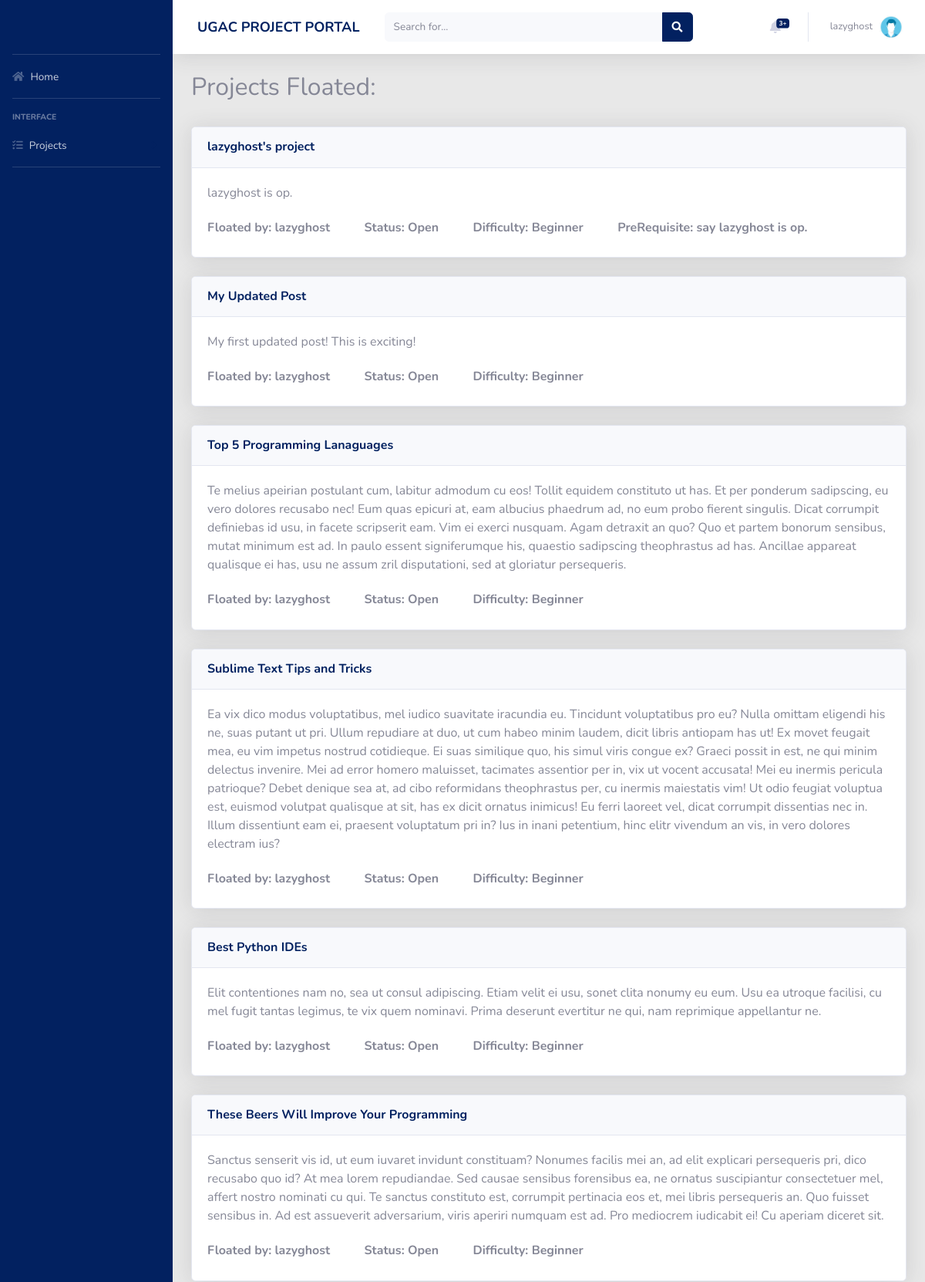
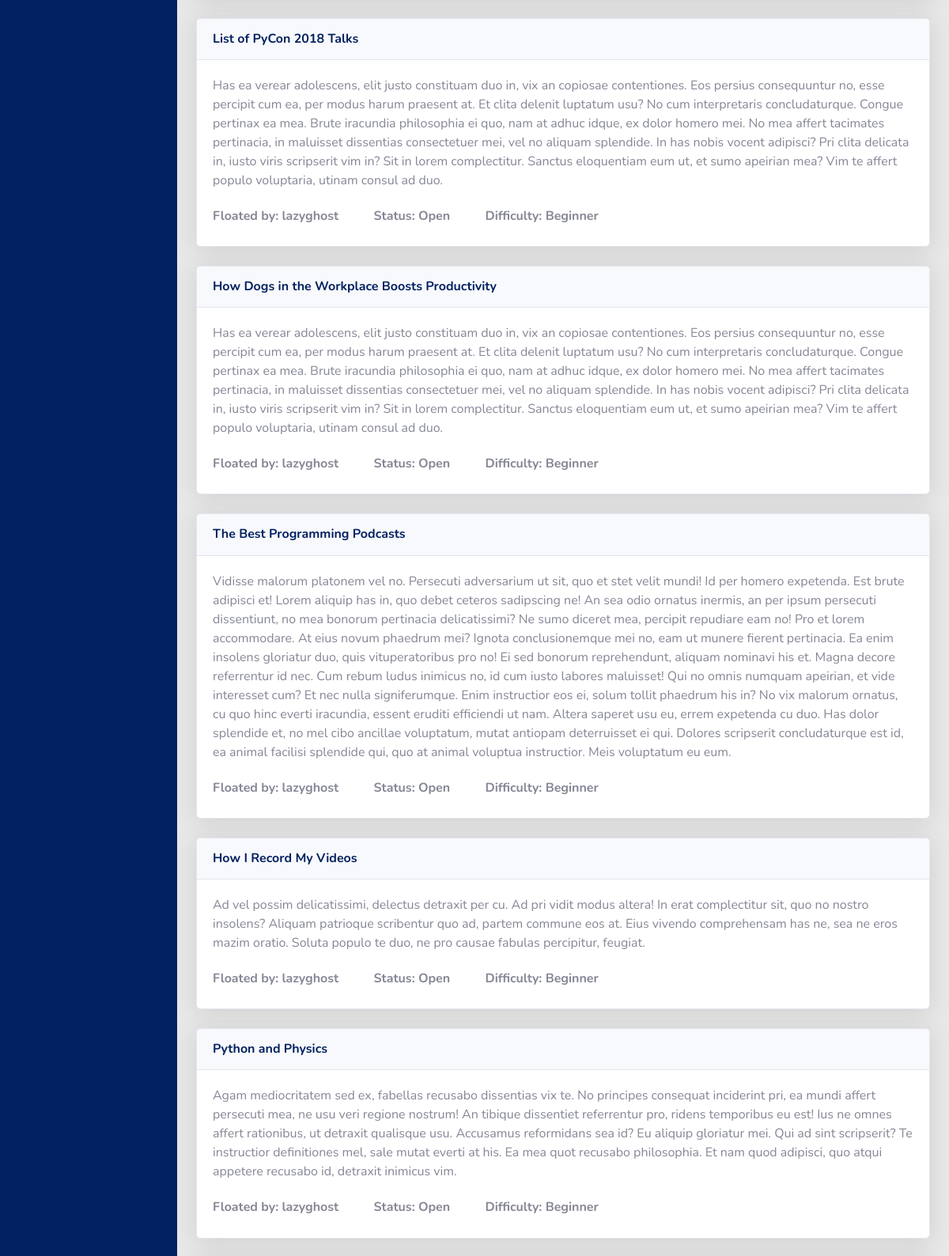
/profile/projects/floated (signed in, upper part), run on the app's committed database (2 pictures, top to bottom).
### users/models.py (models this page shows, shortened)
class Profile(models.Model):
    user = models.OneToOneField(User, on_delete=models.CASCADE)
    image = models.ImageField(default = 'default.jpg', upload_to='profile_pics', blank=True)
    rollno = models.CharField(max_length=10)
    year = models.CharField(max_length=30, choices = YEAR_CHOICES)
    branch = models.CharField(max_length=30, choices = BRANCH_CHOICES)
    techskills = models.TextField()
    starred_projects = models.ManyToManyField(Project, related_name='starred_projects', blank = True)
    cv = models.FileField(blank = True, upload_to='resumes')

### home/models.py (models this page shows, shortened)
class Project(models.Model):
    Title = models.CharField(max_length=30)
    Description = models.TextField()
    FloatedBy = models.ForeignKey(User, on_delete=models.CASCADE)
    Mentors = models.ManyToManyField(User, related_name='Mentors', blank = True)
    Status = models.CharField(max_length=10, choices=STATUS_CHOICES, default='Open')
    OpenedFor = models.CharField(max_length=300)
    Difficulty = models.CharField(max_length=15, choices=DIFFICULTY_CHOICES, default='Beginner')
    PreRequisite = models.TextField()
    Duration = models.CharField(max_length=30)
    DatePosted = models.DateTimeField(default = timezone.now)
    SelectionCriteria = models.TextField()
    MailNotification = models.CharField(max_length=5, choices=NOTIFICATION_CHOICES,default='On')
    ApplyRequest = models.ManyToManyField(User, related_name='ApplyRequest', blank = True)
    AlreadyApplied = models.ManyToManyField(User, related_name='AlreadyApplied', blank = True)

### users/views.py (the view)
# urls.py: path('projects/floated', views.projects_floated, name = 'projects-floated'),
def projects_floated(request):
    projects = Project.objects.all()
    projects_floated = projects.filter(FloatedBy = request.user)
    context = {
        'title': 'Projects Floated',
        'projects': projects_floated,
    }
    return render(request, 'users/profile_floated.html', context)

### users/templates/users/profile_floated.html (shortened to what this page needs)
{% extends 'users/profile.html' %}
{% block profile %}
<div>
	<div class="project_cards">
		<h2>Projects Floated:</h2>
		<br>
		{% for project in projects %}
		<div class="card shadow mb-4">
			<div class="card-header py-3">
				<h6 class="m-0 font-weight-bold text-primary"><a href="{% url 'project' project.id %}"> {{ project.Title }} </a></h6>
			</div>
			<div class="card-body">
				{{project.Description}}
				<br><br>
				<h6>
						<strong class="project_info" style="padding-right:40px;">
							Floated by: {{project.FloatedBy}}
						</strong>
						<strong class="project_info" style="padding-right:40px;">
							Status: {{project.Status}}
						</strong>
						<strong class="project_info" style="padding-right:40px;">
							Difficulty: {{project.Difficulty}}
						</strong>
						{% if project.PreRequisite %}
						<strong class="project_info" style="padding-right:40px;">
							PreRequisite: {{project.PreRequisite}}
						</strong>
						{% endif %}
				</h6>
			</div>
		</div>
		{% endfor %}
	</div>
</div>
{% endblock profile %}

### home/templates/home/base.html (shortened to what this page needs)
{% load static %}
<!DOCTYPE html>
<html lang="en">
	<head>
		<link rel="stylesheet" type="text/css" href="{% static 'home/style.css' %}">
		<link rel="stylesheet" href="https://pro.fontawesome.com/releases/v5.10.0/css/all.css"/>
	</head>
	<body>
    <body id="page-top">
        <div id="wrapper">
            <ul class="navbar-nav bg-gradient-primary sidebar sidebar-dark accordion" id="accordionSidebar">
                <a class="sidebar-brand d-flex align-items-center justify-content-center" href="/">
                </a>
                <hr class="sidebar-divider my-0">
                <li class="nav-item">
                    <a class="nav-link"  href="{% url 'home' %}"">
                        <i class="fas fa-home"></i>
                        <span>Home</span></a>
                </li>
                <hr class="sidebar-divider">
                <div class="sidebar-heading">
                    Interface
                </div>
                <li class="nav-item">
                    <a class="nav-link collapsed" href="#" data-toggle="collapse" data-target="#collapseTwo"
                        aria-expanded="true" aria-controls="collapseTwo">
                        <i class="fas fa-tasks"></i>
                        <span>Projects</span>
                    </a>
                </li>
                <hr class="sidebar-divider">
            </ul>
            <div id="content-wrapper" class="d-flex flex-column">
                <div id="content" style="background-color: #E8E8E8;">
                    <nav class="navbar navbar-expand navbar-light bg-white topbar mb-4 static-top shadow">
                    <div class="sidebar-brand-text mx-3" style="color: #022160; font-size: large; font-weight: bold">  UGAC PROJECT PORTAL     </div>
                        <form
                            class="d-none d-sm-inline-block form-inline mr-auto ml-md-3 my-2 my-md-0 mw-100 navbar-search">
                            <div class="input-group">
                                <input type="text" class="form-control bg-light border-0 small" placeholder="Search for..."
                                    aria-label="Search" aria-describedby="basic-addon2" >
                                <div class="input-group-append">
                                    <button class="btn btn-primary" type="button">
                                        <i class="fas fa-search fa-sm"></i>
                                    </button>
                                </div>
                            </div>
                        </form>
                        <ul class="navbar-nav ml-auto">
                            <li class="nav-item dropdown no-arrow mx-1">
                                <a class="nav-link dropdown-toggle" href="#" id="alertsDropdown" role="button"
                                    data-toggle="dropdown" aria-haspopup="true" aria-expanded="false">
                                    <i class="fas fa-bell fa-fw"></i>
                                    <span class="badge badge-danger badge-counter">3+</span>
                                </a>
                            </li>
                            <li class="nav-item dropdown no-arrow">
                                <a class="nav-link dropdown-toggle" href="#" id="userDropdown" role="button"
                                    data-toggle="dropdown" aria-haspopup="true" aria-expanded="false">
                                    <span class="mr-2 d-none d-lg-inline text-gray-600 small">{{user.username}}</span>
                                    <img class="img-profile rounded-circle"
                                        src="{{user.profile.image.url}}">
                                </a>
                            </li>
                        </ul>
                    </nav>
                    <div class="container-fluid">
		{% block content %}{% endblock content %}
	</div>
</div>
</div>
</div>
	</body>
</html>

### data on the page
Project: Title "lazyghost's project", Description "lazyghost is op.", FloatedBy "lazyghost", Status "Open", Difficulty "Beginner", PreRequisite "say lazyghost is op."
Project: Title "My Updated Post", Description "My first updated post! This is exciting!", FloatedBy "lazyghost", Status "Open", Difficulty "Beginner"
Project: Title "Top 5 Programming Lanaguages", Description "Te melius apeirian postulant cum, labitur admodum cu eos! Tollit equidem constituto ut has. Et per ponderum sadipscing, eu vero dolores recusabo nec! Eum quas epicuri at, eam albucius phaedrum ad, no eum probo fierent singulis. Dicat corrumpit definiebas id usu, in facete scripserit eam. Vim ei exerci nusquam. Agam detraxit an quo? Quo et partem bonorum sensibus, mutat minimum est ad. In paulo essent signiferumque his, quaestio sadipscing theophrastus ad has. Ancillae appareat qualisque ei has, usu ne assum zril disputationi, sed at gloriatur persequeris.", FloatedBy "lazyghost", Status "Open", Difficulty "Beginner"
Project: Title "Sublime Text Tips and Tricks", Description "Ea vix dico modus voluptatibus, mel iudico suavitate iracundia eu. Tincidunt voluptatibus pro eu? Nulla omittam eligendi his ne, suas putant ut pri. Ullum repudiare at duo, ut cum habeo minim laudem, dicit libris antiopam has ut! Ex movet feugait mea, eu vim impetus nostrud cotidieque. Ei suas similique quo, his simul viris congue ex? Graeci possit in est, ne qui minim delectus invenire. Mei ad error homero maluisset, tacimates assentior per in, vix ut vocent accusata! Mei eu inermis pericula patrioque? Debet denique sea at, ad cibo reformidans theophrastus per, cu inermis maiestatis vim! Ut odio feugiat voluptua est, euismod volutpat qualisque at sit, has ex dicit ornatus inimicus! Eu…", FloatedBy "lazyghost", Status "Open", Difficulty "Beginner"
Project: Title "Best Python IDEs", Description "Elit contentiones nam no, sea ut consul adipiscing. Etiam velit ei usu, sonet clita nonumy eu eum. Usu ea utroque facilisi, cu mel fugit tantas legimus, te vix quem nominavi. Prima deserunt evertitur ne qui, nam reprimique appellantur ne.", FloatedBy "lazyghost", Status "Open", Difficulty "Beginner"
Project: Title "These Beers Will Improve Your Programming", Description "Sanctus senserit vis id, ut eum iuvaret invidunt constituam? Nonumes facilis mei an, ad elit explicari persequeris pri, dico recusabo quo id? At mea lorem repudiandae. Sed causae sensibus forensibus ea, ne ornatus suscipiantur consectetuer mel, affert nostro nominati cu qui. Te sanctus constituto est, corrumpit pertinacia eos et, mei libris persequeris an. Quo fuisset sensibus in. Ad est assueverit adversarium, viris aperiri numquam est ad. Pro mediocrem iudicabit ei! Cu aperiam diceret sit.", FloatedBy "lazyghost", Status "Open", Difficulty "Beginner"
Project: Title "List of PyCon 2018 Talks", Description "Has ea verear adolescens, elit justo constituam duo in, vix an copiosae contentiones. Eos persius consequuntur no, esse percipit cum ea, per modus harum praesent at. Et clita delenit luptatum usu? No cum interpretaris concludaturque. Congue pertinax ea mea. Brute iracundia philosophia ei quo, nam at adhuc idque, ex dolor homero mei. No mea affert tacimates pertinacia, in maluisset dissentias consectetuer mei, vel no aliquam splendide. In has nobis vocent adipisci? Pri clita delicata in, iusto viris scripserit vim in? Sit in lorem complectitur. Sanctus eloquentiam eum ut, et sumo apeirian mea? Vim te affert populo voluptaria, utinam consul ad duo.", FloatedBy "lazyghost", Status "Open", Difficulty "Beginner"
Project: Title "How Dogs in the Workplace Boosts Productivity", Description "Has ea verear adolescens, elit justo constituam duo in, vix an copiosae contentiones. Eos persius consequuntur no, esse percipit cum ea, per modus harum praesent at. Et clita delenit luptatum usu? No cum interpretaris concludaturque. Congue pertinax ea mea. Brute iracundia philosophia ei quo, nam at adhuc idque, ex dolor homero mei. No mea affert tacimates pertinacia, in maluisset dissentias consectetuer mei, vel no aliquam splendide. In has nobis vocent adipisci? Pri clita delicata in, iusto viris scripserit vim in? Sit in lorem complectitur. Sanctus eloquentiam eum ut, et sumo apeirian mea? Vim te affert populo voluptaria, utinam consul ad duo.", FloatedBy "lazyghost", Status "Open", Difficulty "Beginner"
Project: Title "The Best Programming Podcasts", Description "Vidisse malorum platonem vel no. Persecuti adversarium ut sit, quo et stet velit mundi! Id per homero expetenda. Est brute adipisci et! Lorem aliquip has in, quo debet ceteros sadipscing ne! An sea odio ornatus inermis, an per ipsum persecuti dissentiunt, no mea bonorum pertinacia delicatissimi? Ne sumo diceret mea, percipit repudiare eam no! Pro et lorem accommodare. At eius novum phaedrum mei? Ignota conclusionemque mei no, eam ut munere fierent pertinacia. Ea enim insolens gloriatur duo, quis vituperatoribus pro no! Ei sed bonorum reprehendunt, aliquam nominavi his et. Magna decore referrentur id nec. Cum rebum ludus inimicus no, id cum iusto labores maluisset! Qui no omnis numquam…", FloatedBy "lazyghost", Status "Open", Difficulty "Beginner"
Project: Title "How I Record My Videos", Description "Ad vel possim delicatissimi, delectus detraxit per cu. Ad pri vidit modus altera! In erat complectitur sit, quo no nostro insolens? Aliquam patrioque scribentur quo ad, partem commune eos at. Eius vivendo comprehensam has ne, sea ne eros mazim oratio. Soluta populo te duo, ne pro causae fabulas percipitur, feugiat.", FloatedBy "lazyghost", Status "Open", Difficulty "Beginner"
Project: Title "Python and Physics", Description "Agam mediocritatem sed ex, fabellas recusabo dissentias vix te. No principes consequat inciderint pri, ea mundi affert persecuti mea, ne usu veri regione nostrum! An tibique dissentiet referrentur pro, ridens temporibus eu est! Ius ne omnes affert rationibus, ut detraxit qualisque usu. Accusamus reformidans sea id? Eu aliquip gloriatur mei. Qui ad sint scripserit? Te instructior definitiones mel, sale mutat everti at his. Ea mea quot recusabo philosophia. Et nam quod adipisci, quo atqui appetere recusabo id, detraxit inimicus vim.", FloatedBy "lazyghost", Status "Open", Difficulty "Beginner"

### other printed values
{{ user.username }} "lazyghost"
